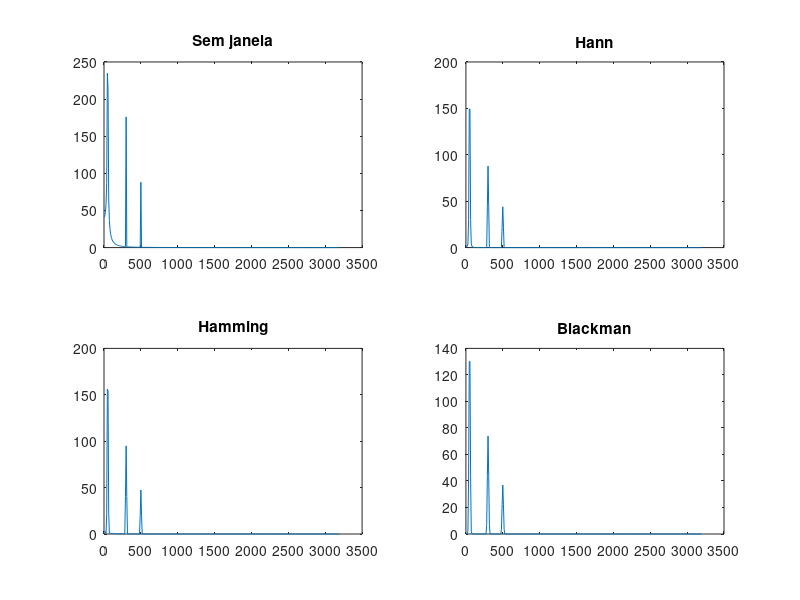

Write MATLAB code to recreate this figure.
clear;
close all;
clc;

% -------------------------------------------------------------------------------------
% DFT
function X = dft(x)
    len = length(x);
    X = 0:len-1;
    for m = 0:len-1
        soma = 0;
        for n = 0:len-1
            soma = soma + x(n+1) * exp(-1j*2*pi*n*m/len);
        end
        X(m+1) = soma;
    end
end

% Calcula a energia de um sinal em uma faiza de 0 Hz até max_freq Hz
function Energy = sig_energy(freqs_vec, dft_sinal, max_freq)
    N = length(dft_sinal);
    [~,k_max] = min(abs(freqs_vec - max_freq));
    Energy = sum(abs(dft_sinal(1:k_max)).^2) / N; 
end

% -------------------------------------------------------------------------------------

fund_freq = 50; % Frequência fundamental de 50 Hz


sample_freq = fund_freq * 128;  % Dessa forma, haverão 128 medições por ciclo

% Tempo de amostragem
sampling_time = 0.11;

% Número de amostras coletadas
sample_numb = round(sampling_time * sample_freq);

% Vetor de tempo discreto (timestamp)
t = (0:sample_numb-1)/sample_freq;

% Gerando os sinais
s1 = 1 * sin(2*pi*fund_freq*t); % 50 Hz
s6 = 0.5 * sin(2*pi*300*t);     % 300 Hz
s10 = 0.25 * sin(2*pi*500*t);   % 500 Hz

sinalf = s1 + s6 + s10; % Soma todos os sinais em um único

% Metade das amostras
halfN = floor(sample_numb/2);

% Espectro de frequências
freqs_vec = 0:sample_freq/sample_numb:sample_freq;

% Aplica a DFT no sinal sem janelamento
dft_sinal = dft(sinalf);

% Pega pela metade (Sinal real)
dft_sinal = dft_sinal(1:halfN);
freqs_vec = freqs_vec(1:halfN);

% Calcula da energia do sinal na faiza de 0 Hz à 1 KHz
energy = sig_energy(freqs_vec,dft_sinal,1000);

% Aplicando os janelamentos
hann_s = sinalf .* hann(sample_numb)';
hamming_s = sinalf .* hamming(sample_numb)';
blackman_s = sinalf .* blackman(sample_numb)';

% DFTs dos sinais janelados
hann_dft = dft(hann_s);
hamming_dft = dft(hamming_s);
blackman_dft = dft(blackman_s);

% Pegando apenas meio sinal (sinal real)
hann_dft = hann_dft(1:halfN);
hamming_dft = hamming_dft(1:halfN);
blackman_dft = blackman_dft(1:halfN);

% Plotando os gráficos
figure

subplot(2,2,1)
plot(freqs_vec, abs(dft_sinal))
title('Sem janela')

subplot(2,2,2)
plot(freqs_vec, abs(hann_dft))
title('Hann')

subplot(2,2,3)
plot(freqs_vec, abs(hamming_dft))
title('Hamming')

subplot(2,2,4)
plot(freqs_vec, abs(blackman_dft))
title('Blackman')

% Sem janelamento
disp(energy);

% Calculando energia dos outros sinais
disp(sig_energy(freqs_vec,hann_dft,1000));
disp(sig_energy(freqs_vec,hamming_dft,1000));
disp(sig_energy(freqs_vec,blackman_dft,1000));

% Observa-se que ao aplciar o janelamento, fica mais evidente o intervalo em que se concentra a energia do sinal, diminuindo assim o leakage. Mas em contrapartida, por limitar o intervalo do sinal, a energia do mesmo cai drasticamente. Aplicar o janelamento tem vantagem de reduzir o leakage mas também acarreta na perda de energia do sinal, bem como na perca de resoluçao do espectro de frequências
